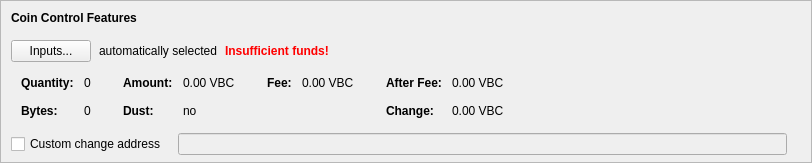
      <widget class="QFrame" name="frameCoinControl">
       <property name="sizePolicy">
        <sizepolicy hsizetype="Expanding" vsizetype="Fixed">
         <horstretch>0</horstretch>
         <verstretch>0</verstretch>
        </sizepolicy>
       </property>
       <property name="maximumSize">
        <size>
         <width>16777215</width>
         <height>16777215</height>
        </size>
       </property>
       <property name="frameShape">
        <enum>QFrame::StyledPanel</enum>
       </property>
       <property name="frameShadow">
        <enum>QFrame::Sunken</enum>
       </property>
       <layout class="QVBoxLayout" name="verticalLayoutCoinControl2">
        <property name="spacing">
         <number>0</number>
        </property>
        <property name="leftMargin">
         <number>0</number>
        </property>
        <property name="topMargin">
         <number>0</number>
        </property>
        <property name="rightMargin">
         <number>0</number>
        </property>
        <property name="bottomMargin">
         <number>6</number>
        </property>
        <item>
         <layout class="QVBoxLayout" name="verticalLayoutCoinControl" stretch="0,0,0,0,0">
          <property name="spacing">
           <number>0</number>
          </property>
          <property name="leftMargin">
           <number>10</number>
          </property>
          <property name="topMargin">
           <number>10</number>
          </property>
          <item>
           <layout class="QHBoxLayout" name="horizontalLayoutCoinControl1">
            <property name="bottomMargin">
             <number>15</number>
            </property>
            <item>
             <widget class="QLabel" name="labelCoinControlFeatures">
              <property name="sizePolicy">
               <sizepolicy hsizetype="Preferred" vsizetype="Maximum">
                <horstretch>0</horstretch>
                <verstretch>0</verstretch>
               </sizepolicy>
              </property>
              <property name="font">
               <font>
                <weight>75</weight>
                <bold>true</bold>
               </font>
              </property>
              <property name="styleSheet">
               <string notr="true">font-weight:bold;</string>
              </property>
              <property name="text">
               <string>Coin Control Features</string>
              </property>
             </widget>
            </item>
           </layout>
          </item>
          <item>
           <layout class="QHBoxLayout" name="horizontalLayoutCoinControl2" stretch="0,0,0,0">
            <property name="spacing">
             <number>8</number>
            </property>
            <property name="bottomMargin">
             <number>10</number>
            </property>
            <item>
             <widget class="QPushButton" name="pushButtonCoinControl">
              <property name="styleSheet">
               <string notr="true"/>
              </property>
              <property name="text">
               <string>Inputs...</string>
              </property>
              <property name="autoDefault">
               <bool>false</bool>
              </property>
             </widget>
            </item>
            <item>
             <widget class="QLabel" name="labelCoinControlAutomaticallySelected">
              <property name="text">
               <string>automatically selected</string>
              </property>
              <property name="margin">
               <number>5</number>
              </property>
             </widget>
            </item>
            <item>
             <widget class="QLabel" name="labelCoinControlInsuffFunds">
              <property name="font">
               <font>
                <weight>75</weight>
                <bold>true</bold>
               </font>
              </property>
              <property name="styleSheet">
               <string notr="true">color:red;font-weight:bold;</string>
              </property>
              <property name="text">
               <string>Insufficient funds!</string>
              </property>
              <property name="margin">
               <number>5</number>
              </property>
             </widget>
            </item>
            <item>
             <spacer name="horizontalSpacerCoinControl">
              <property name="orientation">
               <enum>Qt::Horizontal</enum>
              </property>
              <property name="sizeHint" stdset="0">
               <size>
                <width>40</width>
                <height>1</height>
               </size>
              </property>
             </spacer>
            </item>
           </layout>
          </item>
          <item>
           <widget class="QWidget" name="widgetCoinControl" native="true">
            <property name="sizePolicy">
             <sizepolicy hsizetype="Preferred" vsizetype="Preferred">
              <horstretch>0</horstretch>
              <verstretch>0</verstretch>
             </sizepolicy>
            </property>
            <property name="minimumSize">
             <size>
              <width>0</width>
              <height>0</height>
             </size>
            </property>
            <property name="styleSheet">
             <string notr="true"/>
            </property>
            <layout class="QHBoxLayout" name="horizontalLayoutCoinControl5">
             <property name="leftMargin">
              <number>0</number>
             </property>
             <property name="topMargin">
              <number>0</number>
             </property>
             <property name="rightMargin">
              <number>0</number>
             </property>
             <property name="bottomMargin">
              <number>0</number>
             </property>
             <item>
              <layout class="QHBoxLayout" name="horizontalLayoutCoinControl3" stretch="0,0,0,1">
               <property name="spacing">
                <number>20</number>
               </property>
               <property name="topMargin">
                <number>0</number>
               </property>
               <property name="bottomMargin">
                <number>10</number>
               </property>
               <item>
                <layout class="QFormLayout" name="formLayoutCoinControl1">
                 <property name="horizontalSpacing">
                  <number>10</number>
                 </property>
                 <property name="verticalSpacing">
                  <number>14</number>
                 </property>
                 <property name="leftMargin">
                  <number>10</number>
                 </property>
                 <property name="topMargin">
                  <number>4</number>
                 </property>
                 <property name="rightMargin">
                  <number>6</number>
                 </property>
                 <item row="0" column="0">
                  <widget class="QLabel" name="labelCoinControlQuantityText">
                   <property name="font">
                    <font>
                     <weight>75</weight>
                     <bold>true</bold>
                    </font>
                   </property>
                   <property name="text">
                    <string>Quantity:</string>
                   </property>
                   <property name="margin">
                    <number>0</number>
                   </property>
                  </widget>
                 </item>
                 <item row="0" column="1">
                  <widget class="QLabel" name="labelCoinControlQuantity">
                   <property name="cursor">
                    <cursorShape>IBeamCursor</cursorShape>
                   </property>
                   <property name="contextMenuPolicy">
                    <enum>Qt::ActionsContextMenu</enum>
                   </property>
                   <property name="text">
                    <string notr="true">0</string>
                   </property>
                   <property name="margin">
                    <number>0</number>
                   </property>
                   <property name="textInteractionFlags">
                    <set>Qt::LinksAccessibleByMouse|Qt::TextSelectableByKeyboard|Qt::TextSelectableByMouse</set>
                   </property>
                  </widget>
                 </item>
                 <item row="1" column="0">
                  <widget class="QLabel" name="labelCoinControlBytesText">
                   <property name="font">
                    <font>
                     <weight>75</weight>
                     <bold>true</bold>
                    </font>
                   </property>
                   <property name="text">
                    <string>Bytes:</string>
                   </property>
                  </widget>
                 </item>
                 <item row="1" column="1">
                  <widget class="QLabel" name="labelCoinControlBytes">
                   <property name="cursor">
                    <cursorShape>IBeamCursor</cursorShape>
                   </property>
                   <property name="contextMenuPolicy">
                    <enum>Qt::ActionsContextMenu</enum>
                   </property>
                   <property name="text">
                    <string notr="true">0</string>
                   </property>
                   <property name="textInteractionFlags">
                    <set>Qt::LinksAccessibleByMouse|Qt::TextSelectableByKeyboard|Qt::TextSelectableByMouse</set>
                   </property>
                  </widget>
                 </item>
                </layout>
               </item>
               <item>
                <layout class="QFormLayout" name="formLayoutCoinControl2">
                 <property name="horizontalSpacing">
                  <number>10</number>
                 </property>
                 <property name="verticalSpacing">
                  <number>14</number>
                 </property>
                 <property name="leftMargin">
                  <number>6</number>
                 </property>
                 <property name="topMargin">
                  <number>4</number>
                 </property>
                 <property name="rightMargin">
                  <number>6</number>
                 </property>
                 <item row="0" column="0">
                  <widget class="QLabel" name="labelCoinControlAmountText">
                   <property name="font">
                    <font>
                     <weight>75</weight>
                     <bold>true</bold>
                    </font>
                   </property>
                   <property name="text">
                    <string>Amount:</string>
                   </property>
                   <property name="margin">
                    <number>0</number>
                   </property>
                  </widget>
                 </item>
                 <item row="0" column="1">
                  <widget class="QLabel" name="labelCoinControlAmount">
                   <property name="cursor">
                    <cursorShape>IBeamCursor</cursorShape>
                   </property>
                   <property name="contextMenuPolicy">
                    <enum>Qt::ActionsContextMenu</enum>
                   </property>
                   <property name="text">
                    <string notr="true">0.00 VBC</string>
                   </property>
                   <property name="textInteractionFlags">
                    <set>Qt::LinksAccessibleByMouse|Qt::TextSelectableByKeyboard|Qt::TextSelectableByMouse</set>
                   </property>
                  </widget>
                 </item>
                 <item row="1" column="0">
                  <widget class="QLabel" name="labelCoinControlLowOutputText">
                   <property name="font">
                    <font>
                     <weight>75</weight>
                     <bold>true</bold>
                    </font>
                   </property>
                   <property name="text">
                    <string>Dust:</string>
                   </property>
                  </widget>
                 </item>
                 <item row="1" column="1">
                  <widget class="QLabel" name="labelCoinControlLowOutput">
                   <property name="cursor">
                    <cursorShape>IBeamCursor</cursorShape>
                   </property>
                   <property name="contextMenuPolicy">
                    <enum>Qt::ActionsContextMenu</enum>
                   </property>
                   <property name="text">
                    <string notr="true">no</string>
                   </property>
                   <property name="textInteractionFlags">
                    <set>Qt::LinksAccessibleByMouse|Qt::TextSelectableByKeyboard|Qt::TextSelectableByMouse</set>
                   </property>
                  </widget>
                 </item>
                </layout>
               </item>
               <item>
                <layout class="QFormLayout" name="formLayoutCoinControl3">
                 <property name="horizontalSpacing">
                  <number>10</number>
                 </property>
                 <property name="verticalSpacing">
                  <number>14</number>
                 </property>
                 <property name="leftMargin">
                  <number>6</number>
                 </property>
                 <property name="topMargin">
                  <number>4</number>
                 </property>
                 <property name="rightMargin">
                  <number>6</number>
                 </property>
                 <item row="0" column="0">
                  <widget class="QLabel" name="labelCoinControlFeeText">
                   <property name="font">
                    <font>
                     <weight>75</weight>
                     <bold>true</bold>
                    </font>
                   </property>
                   <property name="text">
                    <string>Fee:</string>
                   </property>
                   <property name="margin">
                    <number>0</number>
                   </property>
                  </widget>
                 </item>
                 <item row="0" column="1">
                  <widget class="QLabel" name="labelCoinControlFee">
                   <property name="cursor">
                    <cursorShape>IBeamCursor</cursorShape>
                   </property>
                   <property name="contextMenuPolicy">
                    <enum>Qt::ActionsContextMenu</enum>
                   </property>
                   <property name="text">
                    <string notr="true">0.00 VBC</string>
                   </property>
                   <property name="textInteractionFlags">
                    <set>Qt::LinksAccessibleByMouse|Qt::TextSelectableByKeyboard|Qt::TextSelectableByMouse</set>
                   </property>
                  </widget>
                 </item>
                </layout>
               </item>
               <item>
                <layout class="QFormLayout" name="formLayoutCoinControl4">
                 <property name="horizontalSpacing">
                  <number>10</number>
                 </property>
                 <property name="verticalSpacing">
                  <number>14</number>
                 </property>
                 <property name="leftMargin">
                  <number>6</number>
                 </property>
                 <property name="topMargin">
                  <number>4</number>
                 </property>
                 <property name="rightMargin">
                  <number>6</number>
                 </property>
                 <item row="0" column="0">
                  <widget class="QLabel" name="labelCoinControlAfterFeeText">
                   <property name="font">
                    <font>
                     <weight>75</weight>
                     <bold>true</bold>
                    </font>
                   </property>
                   <property name="text">
                    <string>After Fee:</string>
                   </property>
                   <property name="margin">
                    <number>0</number>
                   </property>
                  </widget>
                 </item>
                 <item row="0" column="1">
                  <widget class="QLabel" name="labelCoinControlAfterFee">
                   <property name="cursor">
                    <cursorShape>IBeamCursor</cursorShape>
                   </property>
                   <property name="contextMenuPolicy">
                    <enum>Qt::ActionsContextMenu</enum>
                   </property>
                   <property name="text">
                    <string notr="true">0.00 VBC</string>
                   </property>
                   <property name="textInteractionFlags">
                    <set>Qt::LinksAccessibleByMouse|Qt::TextSelectableByKeyboard|Qt::TextSelectableByMouse</set>
                   </property>
                  </widget>
                 </item>
                 <item row="1" column="0">
                  <widget class="QLabel" name="labelCoinControlChangeText">
                   <property name="font">
                    <font>
                     <weight>75</weight>
                     <bold>true</bold>
                    </font>
                   </property>
                   <property name="text">
                    <string>Change:</string>
                   </property>
                  </widget>
                 </item>
                 <item row="1" column="1">
                  <widget class="QLabel" name="labelCoinControlChange">
                   <property name="cursor">
                    <cursorShape>IBeamCursor</cursorShape>
                   </property>
                   <property name="contextMenuPolicy">
                    <enum>Qt::ActionsContextMenu</enum>
                   </property>
                   <property name="text">
                    <string notr="true">0.00 VBC</string>
                   </property>
                   <property name="textInteractionFlags">
                    <set>Qt::LinksAccessibleByMouse|Qt::TextSelectableByKeyboard|Qt::TextSelectableByMouse</set>
                   </property>
                  </widget>
                 </item>
                </layout>
               </item>
              </layout>
             </item>
            </layout>
           </widget>
          </item>
          <item>
           <layout class="QHBoxLayout" name="horizontalLayoutCoinControl4" stretch="0,0,0">
            <property name="spacing">
             <number>12</number>
            </property>
            <property name="sizeConstraint">
             <enum>QLayout::SetDefaultConstraint</enum>
            </property>
            <property name="topMargin">
             <number>5</number>
            </property>
            <property name="rightMargin">
             <number>5</number>
            </property>
            <item>
             <widget class="QCheckBox" name="checkBoxCoinControlChange">
              <property name="toolTip">
               <string>If this is activated, but the change address is empty or invalid, change will be sent to a newly generated address.</string>
              </property>
              <property name="text">
               <string>Custom change address</string>
              </property>
             </widget>
            </item>
            <item>
             <widget class="QValidatedLineEdit" name="lineEditCoinControlChange">
              <property name="enabled">
               <bool>false</bool>
              </property>
              <property name="sizePolicy">
               <sizepolicy hsizetype="Expanding" vsizetype="Fixed">
                <horstretch>0</horstretch>
                <verstretch>0</verstretch>
               </sizepolicy>
              </property>
             </widget>
            </item>
            <item>
             <widget class="QLabel" name="labelCoinControlChangeLabel">
              <property name="sizePolicy">
               <sizepolicy hsizetype="Preferred" vsizetype="Expanding">
                <horstretch>0</horstretch>
                <verstretch>0</verstretch>
               </sizepolicy>
              </property>
              <property name="minimumSize">
               <size>
                <width>0</width>
                <height>0</height>
               </size>
              </property>
              <property name="text">
               <string/>
              </property>
              <property name="margin">
               <number>3</number>
              </property>
             </widget>
            </item>
           </layout>
          </item>
          <item>
           <spacer name="verticalSpacerCoinControl">
            <property name="orientation">
             <enum>Qt::Vertical</enum>
            </property>
            <property name="sizeHint" stdset="0">
             <size>
              <width>800</width>
              <height>1</height>
             </size>
            </property>
           </spacer>
          </item>
         </layout>
        </item>
       </layout>
      </widget>
